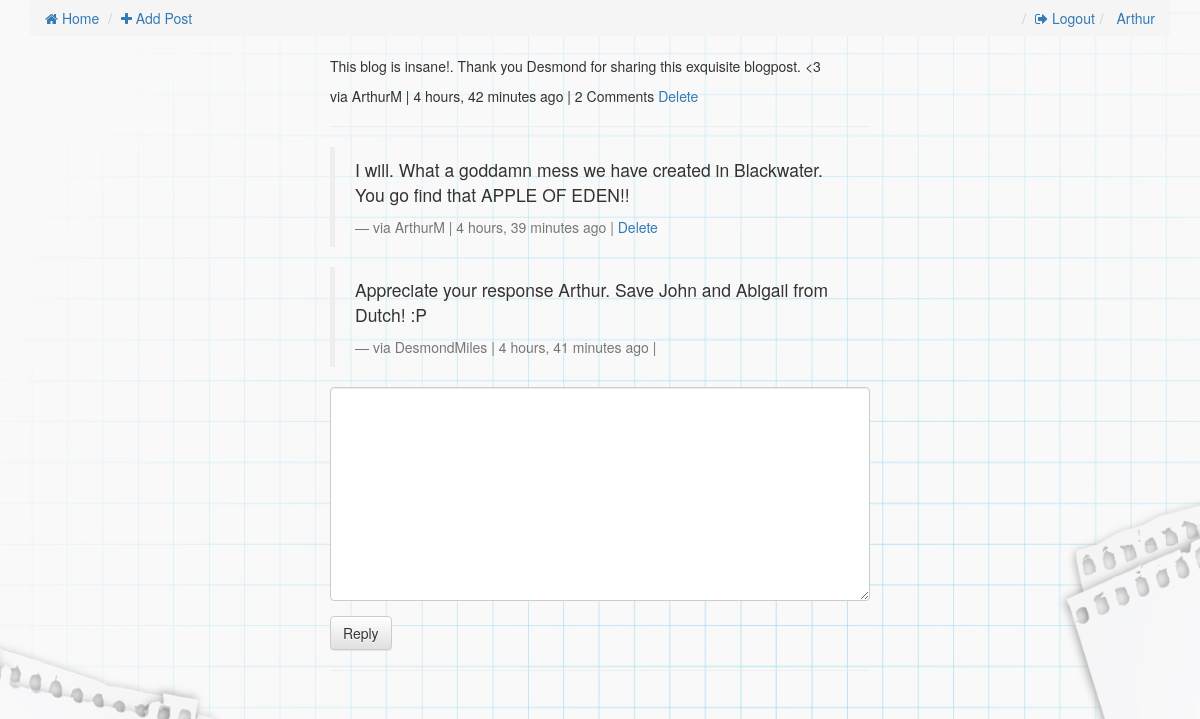
/comments/15/ (signed in), run on the app's committed database.
### comments/models.py (models this page shows, shortened)
class Comment(models.Model):
    user        = models.ForeignKey(settings.AUTH_USER_MODEL, default=1)
    content_type = models.ForeignKey(ContentType, on_delete=models.CASCADE)
    object_id = models.PositiveIntegerField()
    content_object = GenericForeignKey('content_type', 'object_id')
    parent      = models.ForeignKey("self", null=True, blank=True)
    content     = models.TextField()
    timestamp   = models.DateTimeField(auto_now_add=True)
    objects = CommentManager()
    class Meta:
        ordering = ['-timestamp']
    def get_delete_url(self):
        return reverse("comments:delete", kwargs={"id": self.id})
    def children(self): #replies
        return Comment.objects.filter(parent=self)
    @property
    def is_parent(self):
        if self.parent is not None:
            return False
        return True

### comments/views.py (the view, shortened to what this page needs)
# urls.py: url(r'^(?P<id>\d+)/$', comment_thread, name='thread'),
def comment_thread(request, id):
    try:
        obj = Comment.objects.get(id=id)
    except:
        raise Http404
    if not obj.is_parent:
        obj = obj.parent
    content_object = obj.content_object # Post that the comment is on
    content_id = obj.content_object.id
    initial_data = {
            "content_type": obj.content_type,
            "object_id": obj.object_id
    }
    form = CommentForm(request.POST or None, initial=initial_data)
    context = {
        "comment": obj,
        "form": form,
    }
    return render(request, "comment_thread.html", context)

### comments/forms.py
class CommentForm(forms.Form):
    content_type = forms.CharField(widget=forms.HiddenInput)
    object_id = forms.IntegerField(widget=forms.HiddenInput)
    content = forms.CharField(label='', widget=forms.Textarea)

### templates/comment_thread.html (shortened to what this page needs)
{% extends "base.html" %}
{% load urlify %}
{% load crispy_forms_tags %}
{% block content %}
<div class='col-sm-6 col-sm-offset-3'>
          <p>{{ comment.content }}</p>
          <footer>via {{ comment.user }} | {{ comment.timestamp|timesince }} ago | {% if comment.children.count > 0 %}{{ comment.children.count }} Comment{% if comment.children.count > 1 %}s{% endif %} {% endif %} {% if request.user == comment.user %}<a href='{{ comment.get_delete_url }}'>Delete</a> {% endif %}</footer>
          <hr/>
          <div>
              {% for child_comment in comment.children %}
                <blockquote>
                <p>{{ child_comment.content }}</p>
                <footer>via {{ child_comment.user }} | {{ child_comment.timestamp|timesince }} ago | {% if request.user == child_comment.user %}<a href='{{ child_comment.get_delete_url }}'>Delete</a>{% endif %}</footer>
                </blockquote>
             {% endfor %}
             {% if request.user.is_authenticated %}
            <form method="POST" action="."> {% csrf_token %}
                {{ form|crispy }}
                <input type='submit' value='Reply' class='btn btn-default'>
            </form>
            {% else %}
            <p>You must login to comment </p>
            {% endif %}
        </div>
        <hr/>
</div>
{% endblock content %}

### templates/base.html (shortened to what this page needs)
{% load staticfiles %}
<html>
<head>
<link rel="stylesheet" href="https://maxcdn.bootstrapcdn.com/bootstrap/3.3.6/css/bootstrap.min.css">
<link rel="stylesheet" href="https://cdnjs.cloudflare.com/ajax/libs/font-awesome/4.7.0/css/font-awesome.min.css">
<link rel="stylesheet" href="https://maxcdn.bootstrapcdn.com/bootstrap/3.3.6/css/bootstrap-theme.min.css">
<link rel='stylesheet' href='https://maxcdn.bootstrapcdn.com/font-awesome/4.5.0/css/font-awesome.min.css' >
<link rel='stylesheet' href='{% static "css/base.css" %}' />
</head>
<body>
<div class='container'>
    <ol class='breadcrumb'>
        <li><a href='{% url "posts:list" %}'><i class="fa fa-home"></i> Home</a></li>
        {% if not request.user.is_authenticated %}
        <li class='pull-right'><a href='{% url "register" %}'><i class="fa fa-stamp"></i> Register</a></li>
        <li class='pull-right'><a href='{% url "login" %}'><i class="fa fa-sign-in"></i> Login</a></li>
        {% else %}
        <li><a href="{% url 'posts:create' %}"><i class="fa fa-plus"></i> Add Post</a> </li>
        <li class="pull-right"> <a href="{% url 'profile' %}">{{request.user.first_name}}</a></li>
        <li class='pull-right'><a href='{% url "logout" %}'><i class="fa fa-sign-out"></i> Logout</a></li>
        {% endif %}
    </ol>
{% block content %}{% endblock content %}
</div>
</body>
</html>

### static/css/base.css (style rules this page uses)
body { background-image: url('images/blog.jpeg'); background-size: 100% 100%; }

### data on the page
Comment: content "This blog is insane!. Thank you Desmond for sharing this exquisite blogpost. <3", user "ArthurM", timestamp "4 hours, 42 minutes", children.count "2"
Comment: content "I will. What a goddamn mess we have created in Blackwater. You go find that APPLE OF EDEN!!", user "ArthurM", timestamp "4 hours, 39 minutes"
Comment: content "Appreciate your response Arthur. Save John and Abigail from Dutch! :P", user "DesmondMiles", timestamp "4 hours, 41 minutes"

### other printed values
{{ request.user.first_name }} "Arthur"
